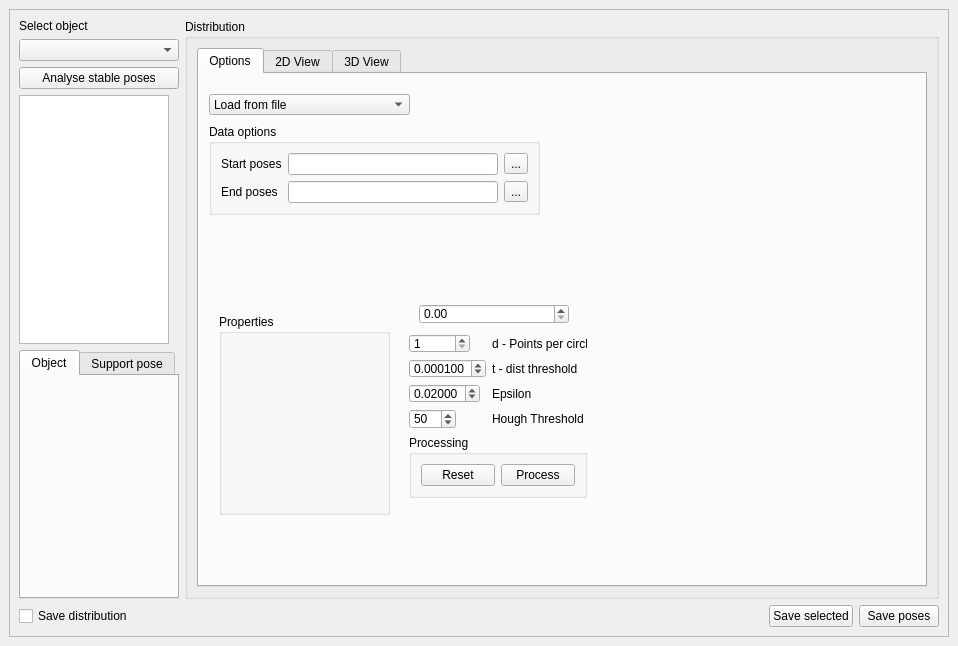
<?xml version="1.0" encoding="UTF-8"?>
<ui version="4.0">
 <class>GSupportPosePlugin</class>
 <widget class="QDockWidget" name="GSupportPosePlugin">
  <property name="geometry">
   <rect>
    <x>0</x>
    <y>0</y>
    <width>958</width>
    <height>646</height>
   </rect>
  </property>
  <property name="minimumSize">
   <size>
    <width>897</width>
    <height>646</height>
   </size>
  </property>
  <property name="autoFillBackground">
   <bool>false</bool>
  </property>
  <property name="windowTitle">
   <string>General Support Pose Generator</string>
  </property>
  <widget class="QWidget" name="dockWidgetContents">
   <layout class="QVBoxLayout" name="verticalLayout">
    <item>
     <widget class="QScrollArea" name="scrollArea">
      <property name="widgetResizable">
       <bool>true</bool>
      </property>
      <widget class="QWidget" name="scrollAreaWidgetContents">
       <property name="geometry">
        <rect>
         <x>0</x>
         <y>0</y>
         <width>938</width>
         <height>604</height>
        </rect>
       </property>
       <layout class="QVBoxLayout" name="verticalLayout_3">
        <item>
         <layout class="QHBoxLayout" name="horizontalLayout_9">
          <item>
           <layout class="QVBoxLayout" name="verticalLayout_9">
            <property name="sizeConstraint">
             <enum>QLayout::SetDefaultConstraint</enum>
            </property>
            <item>
             <widget class="QLabel" name="label">
              <property name="text">
               <string>Select object</string>
              </property>
             </widget>
            </item>
            <item>
             <widget class="QComboBox" name="_planarObjectBox"/>
            </item>
            <item>
             <widget class="QPushButton" name="_analyzePlanarBtn">
              <property name="text">
               <string>Analyse stable poses</string>
              </property>
             </widget>
            </item>
            <item>
             <widget class="QListWidget" name="_resultView">
              <property name="sizePolicy">
               <sizepolicy hsizetype="Preferred" vsizetype="Expanding">
                <horstretch>0</horstretch>
                <verstretch>0</verstretch>
               </sizepolicy>
              </property>
              <property name="maximumSize">
               <size>
                <width>150</width>
                <height>16777215</height>
               </size>
              </property>
             </widget>
            </item>
            <item>
             <widget class="QTabWidget" name="tabWidget_2">
              <property name="sizePolicy">
               <sizepolicy hsizetype="Preferred" vsizetype="Expanding">
                <horstretch>0</horstretch>
                <verstretch>0</verstretch>
               </sizepolicy>
              </property>
              <property name="currentIndex">
               <number>0</number>
              </property>
              <widget class="QWidget" name="tab_3">
               <attribute name="title">
                <string>Object</string>
               </attribute>
               <layout class="QVBoxLayout" name="verticalLayout_2"/>
              </widget>
              <widget class="QWidget" name="tab_4">
               <attribute name="title">
                <string>Support pose</string>
               </attribute>
               <layout class="QVBoxLayout" name="verticalLayout_5">
                <item>
                 <widget class="QGroupBox" name="groupBox_5">
                  <property name="minimumSize">
                   <size>
                    <width>0</width>
                    <height>200</height>
                   </size>
                  </property>
                  <property name="maximumSize">
                   <size>
                    <width>150</width>
                    <height>16777215</height>
                   </size>
                  </property>
                  <property name="title">
                   <string>Support pose info</string>
                  </property>
                  <widget class="QLabel" name="label_7">
                   <property name="geometry">
                    <rect>
                     <x>10</x>
                     <y>60</y>
                     <width>71</width>
                     <height>16</height>
                    </rect>
                   </property>
                   <property name="text">
                    <string>Quality: </string>
                   </property>
                  </widget>
                  <widget class="QLabel" name="label_8">
                   <property name="geometry">
                    <rect>
                     <x>10</x>
                     <y>40</y>
                     <width>71</width>
                     <height>16</height>
                    </rect>
                   </property>
                   <property name="text">
                    <string>Probability: </string>
                   </property>
                  </widget>
                  <widget class="QLabel" name="label_9">
                   <property name="geometry">
                    <rect>
                     <x>10</x>
                     <y>100</y>
                     <width>91</width>
                     <height>16</height>
                    </rect>
                   </property>
                   <property name="text">
                    <string>Rotation vectors:</string>
                   </property>
                  </widget>
                  <widget class="QLabel" name="label_10">
                   <property name="geometry">
                    <rect>
                     <x>10</x>
                     <y>20</y>
                     <width>71</width>
                     <height>16</height>
                    </rect>
                   </property>
                   <property name="text">
                    <string>Degree: </string>
                   </property>
                  </widget>
                  <widget class="QLabel" name="label_11">
                   <property name="geometry">
                    <rect>
                     <x>10</x>
                     <y>80</y>
                     <width>71</width>
                     <height>16</height>
                    </rect>
                   </property>
                   <property name="text">
                    <string>Segments: </string>
                   </property>
                  </widget>
                 </widget>
                </item>
               </layout>
              </widget>
             </widget>
            </item>
           </layout>
          </item>
          <item>
           <layout class="QVBoxLayout" name="verticalLayout_4">
            <item>
             <widget class="QGroupBox" name="groupBox_6">
              <property name="title">
               <string>Distribution</string>
              </property>
              <layout class="QHBoxLayout" name="horizontalLayout_10">
               <item>
                <widget class="QTabWidget" name="tabWidget">
                 <property name="currentIndex">
                  <number>0</number>
                 </property>
                 <widget class="QWidget" name="tab_5">
                  <attribute name="title">
                   <string>Options</string>
                  </attribute>
                  <widget class="QGroupBox" name="groupBox">
                   <property name="geometry">
                    <rect>
                     <x>10</x>
                     <y>50</y>
                     <width>331</width>
                     <height>91</height>
                    </rect>
                   </property>
                   <property name="title">
                    <string>Data options</string>
                   </property>
                   <layout class="QGridLayout" name="gridLayout">
                    <item row="2" column="1">
                     <widget class="QLineEdit" name="lineEdit_2"/>
                    </item>
                    <item row="0" column="1">
                     <widget class="QLineEdit" name="lineEdit"/>
                    </item>
                    <item row="2" column="2">
                     <widget class="QToolButton" name="toolButton">
                      <property name="text">
                       <string>...</string>
                      </property>
                     </widget>
                    </item>
                    <item row="0" column="2">
                     <widget class="QToolButton" name="toolButton_2">
                      <property name="text">
                       <string>...</string>
                      </property>
                     </widget>
                    </item>
                    <item row="0" column="0">
                     <widget class="QLabel" name="label_4">
                      <property name="text">
                       <string>Start poses</string>
                      </property>
                     </widget>
                    </item>
                    <item row="2" column="0">
                     <widget class="QLabel" name="label_14">
                      <property name="text">
                       <string>End poses</string>
                      </property>
                     </widget>
                    </item>
                   </layout>
                  </widget>
                  <widget class="QDoubleSpinBox" name="doubleSpinBox">
                   <property name="geometry">
                    <rect>
                     <x>220</x>
                     <y>230</y>
                     <width>150</width>
                     <height>20</height>
                    </rect>
                   </property>
                  </widget>
                  <widget class="QWidget" name="layoutWidget">
                   <property name="geometry">
                    <rect>
                     <x>210</x>
                     <y>260</y>
                     <width>178</width>
                     <height>164</height>
                    </rect>
                   </property>
                   <layout class="QVBoxLayout" name="verticalLayout_6">
                    <item>
                     <layout class="QFormLayout" name="formLayout">
                      <property name="fieldGrowthPolicy">
                       <enum>QFormLayout::AllNonFixedFieldsGrow</enum>
                      </property>
                      <item row="0" column="0">
                       <widget class="QSpinBox" name="_minPointsCircleSpin">
                        <property name="minimum">
                         <number>1</number>
                        </property>
                        <property name="maximum">
                         <number>10000</number>
                        </property>
                       </widget>
                      </item>
                      <item row="0" column="1">
                       <widget class="QLabel" name="label_2">
                        <property name="text">
                         <string>d - Points per circle</string>
                        </property>
                       </widget>
                      </item>
                      <item row="1" column="0">
                       <widget class="QDoubleSpinBox" name="_thresSpin">
                        <property name="decimals">
                         <number>6</number>
                        </property>
                        <property name="maximum">
                         <double>1.000000000000000</double>
                        </property>
                        <property name="singleStep">
                         <double>0.000100000000000</double>
                        </property>
                        <property name="value">
                         <double>0.000100000000000</double>
                        </property>
                       </widget>
                      </item>
                      <item row="1" column="1">
                       <widget class="QLabel" name="label_3">
                        <property name="text">
                         <string>t - dist threshold</string>
                        </property>
                       </widget>
                      </item>
                      <item row="2" column="0">
                       <widget class="QDoubleSpinBox" name="_epsilonSpin">
                        <property name="toolTip">
                         <string>The points within an euclidean distance 
&quot;epsilon&quot; of a circle are considered to 
belong to that circle.
If too many support poses is found then 
decrease this. If too few is found increase it.</string>
                        </property>
                        <property name="decimals">
                         <number>5</number>
                        </property>
                        <property name="maximum">
                         <double>1.000000000000000</double>
                        </property>
                        <property name="singleStep">
                         <double>0.001000000000000</double>
                        </property>
                        <property name="value">
                         <double>0.020000000000000</double>
                        </property>
                       </widget>
                      </item>
                      <item row="2" column="1">
                       <widget class="QLabel" name="label_5">
                        <property name="text">
                         <string>Epsilon</string>
                        </property>
                       </widget>
                      </item>
                      <item row="3" column="0">
                       <widget class="QSpinBox" name="_thresholdSpin">
                        <property name="toolTip">
                         <string>The threshold used for the hough 
line extraction. If too many support
poses is found then increase this. If
too few is found decrease it.</string>
                        </property>
                        <property name="minimum">
                         <number>1</number>
                        </property>
                        <property name="maximum">
                         <number>254</number>
                        </property>
                        <property name="value">
                         <number>50</number>
                        </property>
                       </widget>
                      </item>
                      <item row="3" column="1">
                       <widget class="QLabel" name="label_6">
                        <property name="text">
                         <string>Hough Threshold</string>
                        </property>
                       </widget>
                      </item>
                     </layout>
                    </item>
                    <item>
                     <widget class="QGroupBox" name="groupBox_2">
                      <property name="title">
                       <string>Processing</string>
                      </property>
                      <layout class="QHBoxLayout" name="horizontalLayout">
                       <item>
                        <widget class="QPushButton" name="_resetBtn">
                         <property name="text">
                          <string>Reset</string>
                         </property>
                        </widget>
                       </item>
                       <item>
                        <widget class="QPushButton" name="_processBtn">
                         <property name="text">
                          <string>Process</string>
                         </property>
                        </widget>
                       </item>
                      </layout>
                      <zorder>_processBtn</zorder>
                      <zorder>_resetBtn</zorder>
                     </widget>
                    </item>
                   </layout>
                  </widget>
                  <widget class="QGroupBox" name="groupBox_3">
                   <property name="geometry">
                    <rect>
                     <x>20</x>
                     <y>240</y>
                     <width>171</width>
                     <height>201</height>
                    </rect>
                   </property>
                   <property name="title">
                    <string>Properties</string>
                   </property>
                  </widget>
                  <widget class="QComboBox" name="comboBox">
                   <property name="geometry">
                    <rect>
                     <x>10</x>
                     <y>20</y>
                     <width>201</width>
                     <height>21</height>
                    </rect>
                   </property>
                   <item>
                    <property name="text">
                     <string>Load from file</string>
                    </property>
                   </item>
                   <item>
                    <property name="text">
                     <string>Generate from simulation</string>
                    </property>
                   </item>
                  </widget>
                 </widget>
                 <widget class="QWidget" name="tab">
                  <attribute name="title">
                   <string>2D View</string>
                  </attribute>
                  <layout class="QHBoxLayout" name="horizontalLayout_2">
                   <item>
                    <widget class="QGraphicsView" name="_distributionView"/>
                   </item>
                   <item>
                    <layout class="QVBoxLayout" name="verticalLayout_8">
                     <item>
                      <widget class="QLabel" name="label_12">
                       <property name="text">
                        <string>X-Axis</string>
                       </property>
                      </widget>
                     </item>
                     <item>
                      <widget class="QComboBox" name="_xAxisBox">
                       <item>
                        <property name="text">
                         <string>X</string>
                        </property>
                       </item>
                       <item>
                        <property name="text">
                         <string>Y</string>
                        </property>
                       </item>
                       <item>
                        <property name="text">
                         <string>Z</string>
                        </property>
                       </item>
                       <item>
                        <property name="text">
                         <string>Roll</string>
                        </property>
                       </item>
                       <item>
                        <property name="text">
                         <string>Pitch</string>
                        </property>
                       </item>
                       <item>
                        <property name="text">
                         <string>Yaw</string>
                        </property>
                       </item>
                      </widget>
                     </item>
                     <item>
                      <widget class="QLabel" name="label_13">
                       <property name="text">
                        <string>Y-Axis</string>
                       </property>
                      </widget>
                     </item>
                     <item>
                      <widget class="QComboBox" name="_yAxisBox">
                       <property name="currentIndex">
                        <number>1</number>
                       </property>
                       <item>
                        <property name="text">
                         <string>X</string>
                        </property>
                       </item>
                       <item>
                        <property name="text">
                         <string>Y</string>
                        </property>
                       </item>
                       <item>
                        <property name="text">
                         <string>Z</string>
                        </property>
                       </item>
                       <item>
                        <property name="text">
                         <string>Roll</string>
                        </property>
                       </item>
                       <item>
                        <property name="text">
                         <string>Pitch</string>
                        </property>
                       </item>
                       <item>
                        <property name="text">
                         <string>Yaw</string>
                        </property>
                       </item>
                      </widget>
                     </item>
                     <item>
                      <spacer name="verticalSpacer_2">
                       <property name="orientation">
                        <enum>Qt::Vertical</enum>
                       </property>
                       <property name="sizeHint" stdset="0">
                        <size>
                         <width>20</width>
                         <height>40</height>
                        </size>
                       </property>
                      </spacer>
                     </item>
                     <item>
                      <widget class="QPushButton" name="_calcBtn">
                       <property name="text">
                        <string>Calc</string>
                       </property>
                      </widget>
                     </item>
                     <item>
                      <widget class="QPushButton" name="_saveDistBtn">
                       <property name="text">
                        <string>Save</string>
                       </property>
                      </widget>
                     </item>
                    </layout>
                   </item>
                  </layout>
                 </widget>
                 <widget class="QWidget" name="tab_2">
                  <attribute name="title">
                   <string>3D View</string>
                  </attribute>
                  <layout class="QVBoxLayout" name="verticalLayout_12">
                   <item>
                    <layout class="QVBoxLayout" name="verticalLayout_10">
                     <item>
                      <layout class="QHBoxLayout" name="horizontalLayout_11">
                       <property name="sizeConstraint">
                        <enum>QLayout::SetDefaultConstraint</enum>
                       </property>
                       <item>
                        <widget class="QGroupBox" name="groupBox_7">
                         <property name="maximumSize">
                          <size>
                           <width>500</width>
                           <height>300</height>
                          </size>
                         </property>
                         <property name="title">
                          <string>Visual options</string>
                         </property>
                         <layout class="QHBoxLayout" name="horizontalLayout_12">
                          <item>
                           <layout class="QVBoxLayout" name="verticalLayout_11">
                            <item>
                             <layout class="QHBoxLayout" name="horizontalLayout_13">
                              <item>
                               <widget class="QCheckBox" name="_drawXBox_2">
                                <property name="text">
                                 <string>Draw X</string>
                                </property>
                                <property name="checked">
                                 <bool>true</bool>
                                </property>
                               </widget>
                              </item>
                              <item>
                               <widget class="QCheckBox" name="_drawYBox_2">
                                <property name="text">
                                 <string>Draw Y</string>
                                </property>
                                <property name="checked">
                                 <bool>true</bool>
                                </property>
                               </widget>
                              </item>
                              <item>
                               <widget class="QCheckBox" name="_drawZBox_2">
                                <property name="text">
                                 <string>Draw Z</string>
                                </property>
                                <property name="checked">
                                 <bool>true</bool>
                                </property>
                               </widget>
                              </item>
                             </layout>
                            </item>
                           </layout>
                          </item>
                          <item>
                           <layout class="QGridLayout" name="gridLayout_3">
                            <item row="0" column="0">
                             <widget class="QCheckBox" name="_drawPointsBox_2">
                              <property name="text">
                               <string>Draw points</string>
                              </property>
                              <property name="checked">
                               <bool>true</bool>
                              </property>
                             </widget>
                            </item>
                            <item row="1" column="0">
                             <widget class="QCheckBox" name="_drawCirclesBox_2">
                              <property name="text">
                               <string>Draw circles</string>
                              </property>
                             </widget>
                            </item>
                            <item row="0" column="1">
                             <widget class="QCheckBox" name="_drawStartPosesBox_2">
                              <property name="text">
                               <string>Draw start poses</string>
                              </property>
                             </widget>
                            </item>
                            <item row="1" column="1">
                             <widget class="QCheckBox" name="_drawRestPosesBox_2">
                              <property name="text">
                               <string>Resting poses</string>
                              </property>
                             </widget>
                            </item>
                           </layout>
                          </item>
                         </layout>
                        </widget>
                       </item>
                       <item>
                        <spacer name="horizontalSpacer_3">
                         <property name="orientation">
                          <enum>Qt::Horizontal</enum>
                         </property>
                         <property name="sizeType">
                          <enum>QSizePolicy::Preferred</enum>
                         </property>
                         <property name="sizeHint" stdset="0">
                          <size>
                           <width>0</width>
                           <height>0</height>
                          </size>
                         </property>
                        </spacer>
                       </item>
                      </layout>
                     </item>
                     <item>
                      <layout class="QGridLayout" name="gridLayout_4">
                       <item row="0" column="1">
                        <widget class="QDoubleSpinBox" name="ylowSpin_2"/>
                       </item>
                       <item row="0" column="2">
                        <widget class="QDoubleSpinBox" name="zlowSpin_2"/>
                       </item>
                       <item row="0" column="0">
                        <widget class="QDoubleSpinBox" name="xlowSpin_2"/>
                       </item>
                       <item row="1" column="0">
                        <widget class="QDoubleSpinBox" name="xhighSpin_2"/>
                       </item>
                       <item row="1" column="1">
                        <widget class="QDoubleSpinBox" name="yhighSpin_2"/>
                       </item>
                       <item row="1" column="2">
                        <widget class="QDoubleSpinBox" name="zhighSpin_2"/>
                       </item>
                      </layout>
                     </item>
                     <item>
                      <widget class="QFrame" name="_glframe_2">
                       <property name="sizePolicy">
                        <sizepolicy hsizetype="Expanding" vsizetype="Expanding">
                         <horstretch>0</horstretch>
                         <verstretch>0</verstretch>
                        </sizepolicy>
                       </property>
                       <property name="minimumSize">
                        <size>
                         <width>200</width>
                         <height>100</height>
                        </size>
                       </property>
                       <property name="frameShape">
                        <enum>QFrame::StyledPanel</enum>
                       </property>
                       <property name="frameShadow">
                        <enum>QFrame::Raised</enum>
                       </property>
                      </widget>
                     </item>
                    </layout>
                   </item>
                  </layout>
                 </widget>
                </widget>
               </item>
              </layout>
             </widget>
            </item>
           </layout>
          </item>
         </layout>
        </item>
        <item>
         <layout class="QHBoxLayout" name="horizontalLayout_3">
          <item>
           <widget class="QCheckBox" name="checkBox">
            <property name="text">
             <string>Save distribution</string>
            </property>
           </widget>
          </item>
          <item>
           <spacer name="horizontalSpacer_2">
            <property name="orientation">
             <enum>Qt::Horizontal</enum>
            </property>
            <property name="sizeHint" stdset="0">
             <size>
              <width>40</width>
              <height>20</height>
             </size>
            </property>
           </spacer>
          </item>
          <item>
           <widget class="QPushButton" name="pushButton">
            <property name="text">
             <string>Save selected</string>
            </property>
           </widget>
          </item>
          <item>
           <widget class="QPushButton" name="_saveBtn">
            <property name="text">
             <string>Save poses</string>
            </property>
           </widget>
          </item>
         </layout>
        </item>
       </layout>
      </widget>
     </widget>
    </item>
   </layout>
  </widget>
 </widget>
 <resources>
  <include location="resources.qrc"/>
 </resources>
 <connections/>
</ui>
